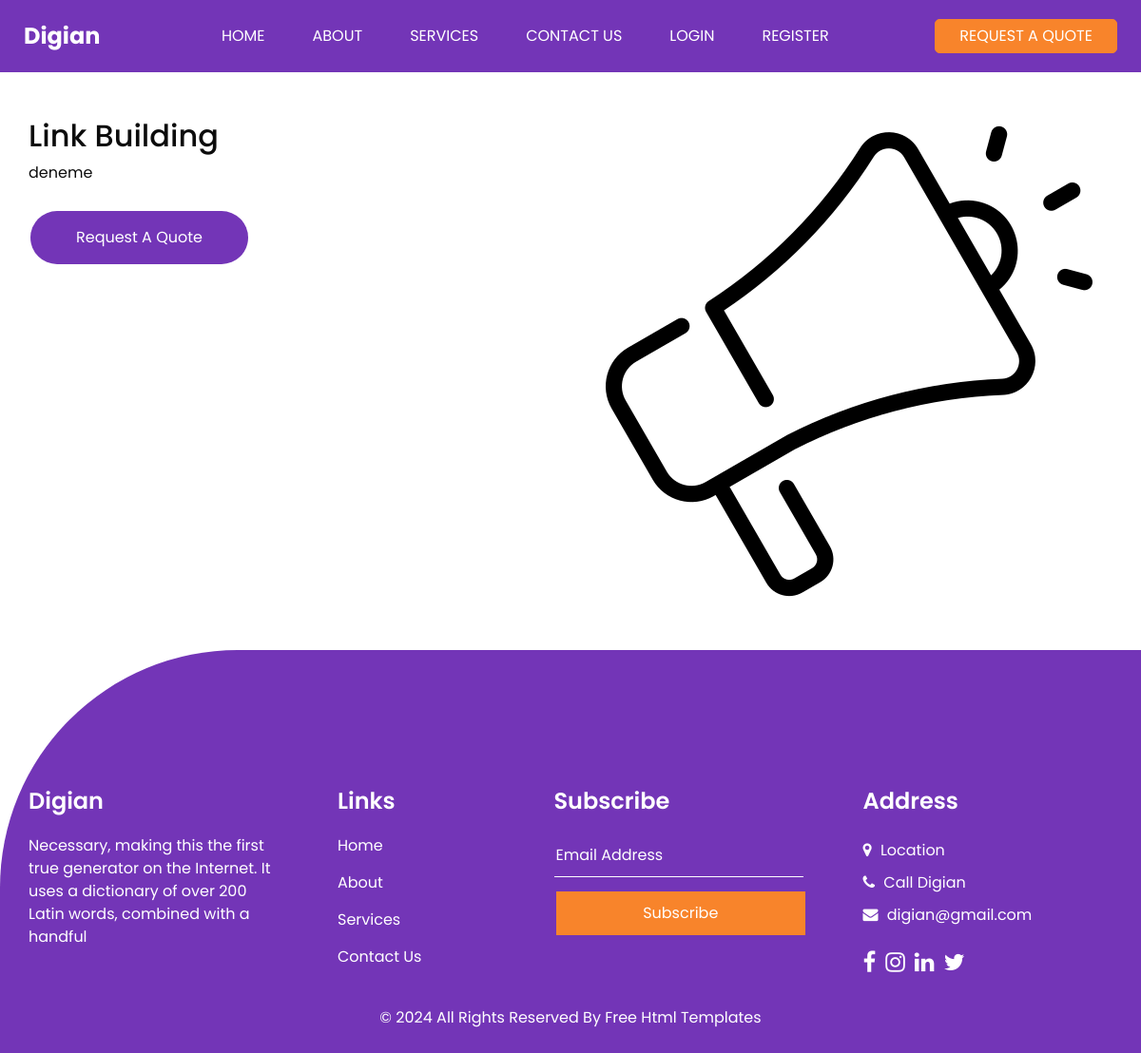
/activeservice.html/linkbuilding, run on the app's committed database.
### app/models.py (models this page shows, shortened)
class Service(db.Model):
    id = db.Column(db.Integer, primary_key=True)
    title = db.Column(db.String(100), nullable=False)
    pageTitle = db.Column(db.String(100), nullable=False)
    description = db.Column(db.Text, nullable=False)
    photo_url = db.Column(db.String(250))
    price = db.Column(db.Float, nullable=False)
    quotes = db.relationship('Quote', backref='service', lazy=True)

### app/views.py (the view)
@app.route('/activeservice.html/<servicename>')
def activeservice(servicename):
    services = Service.query.all()
    return render_template('activeservice.html',services = services, servicename = servicename)

### app/__init__.py (called while the page is built)
@app.before_request
def before_request():
    if "/admin" in request.url:
        if current_user.is_authenticated and current_user.is_admin:
            return None
        else:
            return redirect(url_for("auth.login"))

### app/templates/activeservice.html (shortened to what this page needs)
{% extends "base.html" %}
{% block content %}
{% for service in services %}
    {% if service.title == servicename %}
        <div class="container-xxl py-5 wow fadeInUp" data-wow-delay="0.1s">
            <div class="container text-center">
                <div class="row justify-content-center">
                    <div class="col-lg-6 text-left">
                        <h2>{{service.pageTitle}}</h2>
                        <p class="mb-4">{{service.description}}</p>
                        <form method="post" action="{{ url_for('request_quote', service_id=service.id) }}">
                            <input type="submit" class="btn btn-primary rounded-pill py-3 px-5" value="Request A Quote">
                        </form>
                    </div>
                    <div class="col-lg-6">
                        <img src={{url_for('static', filename=service.photo_url)}} alt="Image" class="img-fluid">
                    </div>
                </div>
            </div>
        </div>
    {% endif %}
{% endfor %}
{% endblock %}

### app/static/css/style.css (style rules this page uses)
body { font-family: "Poppins", sans-serif; color: #0c0c0c; background-color: #ffffff; overflow-x: hidden; }
.btn, .btn:focus { outline: none !important; -webkit-box-shadow: none; box-shadow: none; }
.btn-primary { background-color: #7335b7; color: #ffffff; border: none; padding: 10px 20px; text-decoration: none; display: inline-block; font-size: 16px; margin: 4px 2px; cursor: pointer; border-radius: 20px; }

### app/static/css/responsive.css (style rules this page uses)
@media (min-width: 1200px) { .container { max-width: 1170px; } }

### data on the page
Service: pageTitle "Link Building", description "deneme", photo_url (picture)
